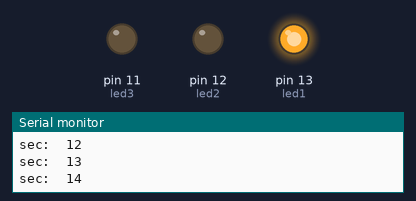
The sketch below on a simulated Arduino Uno, built with avr-gcc and run on an emulated ATmega328P. On the bench: output pins drawn as LEDs (lit = HIGH), the last lines printed to the serial monitor.

Above: at 15.5 s.
At 34.0 s:
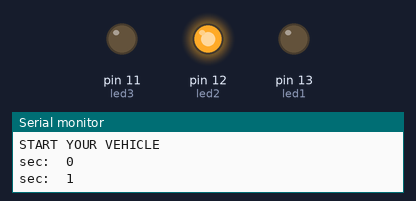
At 47.5 s:
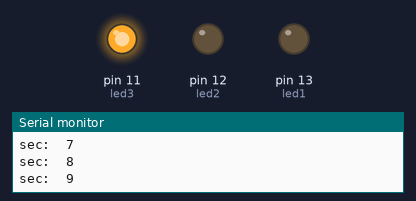
Timing chart, 0 to 75.4 s (numbered marks = the images above):
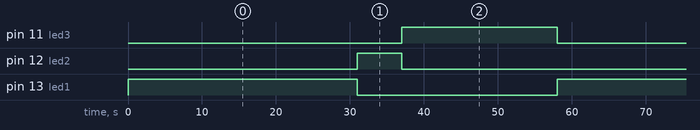

Measured:
- by itself, pin 11 (led3): alternates HIGH for 21.0 s and LOW for 37.0 s
- by itself, pin 12 (led2): alternates HIGH for 6.0 s and LOW for 52.0 s
- by itself, pin 13 (led1): alternates HIGH for 31.0 s and LOW for 27.0 s

The sketch:

Traffic_signal.ino
```cpp
int led1 =13;
int led2=12;
int led3=11;
void setup() {
Serial.begin(9600);
pinMode(led1,OUTPUT);                             // put your setup code here, to run once:
pinMode(led2,OUTPUT);
pinMode(led3,OUTPUT);
}
void loop() {
Serial.println("STOP! WAIT for 30 SEC");              // put your main code here, to run repeatedly:
for( int i=0; i<=30; i++)
{
digitalWrite (led1,HIGH);
delay(1000);
digitalWrite (led1,LOW);
Serial.print("sec:\t");
Serial.println(i);

}
Serial.println("START YOUR VEHICLE");
for( int i=0;i<=5;i++)
{
digitalWrite(led2,HIGH);
delay(1000);
digitalWrite (led2,LOW);
Serial.print("sec:\t");
Serial.println(i);
}
Serial.println("GO");
for( int i=0;i<=20;i++)
{
digitalWrite(led3,HIGH);
delay(1000);
digitalWrite (led3,LOW);
Serial.print("sec:\t");
Serial.println(i);
}
}
```
